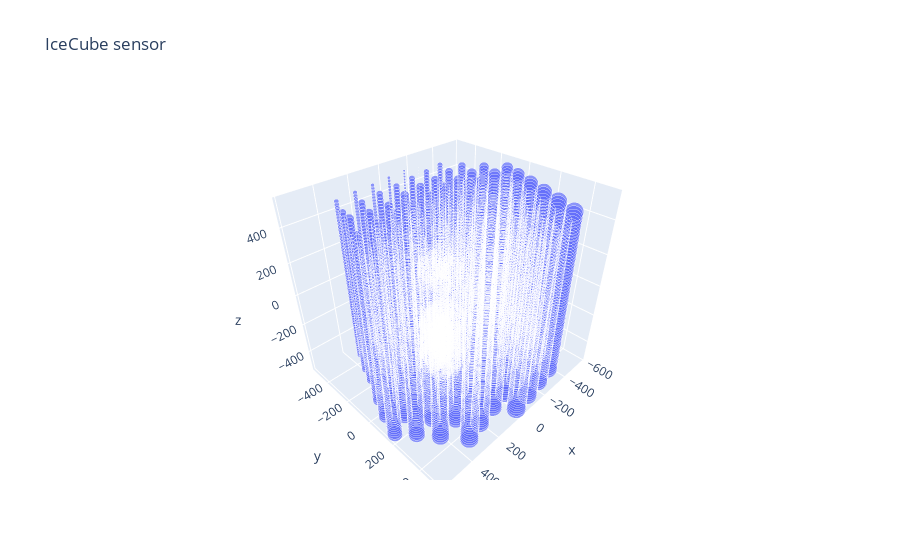

Notebook source saved alongside this figure:
### Markdown cell above
## Sensor map

### Code cell
px.scatter_3d(
    df_sensor.to_pandas(),
    x="x",
    y="y",
    z="z",
    size="sensor_id",
    title="IceCube sensor"
)

### Figure 1 — Plotly figure (JSON) as saved in the notebook; plotly's stock layout.template omitted (floating-point values rounded to 4 significant figures; data arrays with more than 128 entries replaced by an {"elided": "..."} marker saying what was removed)
{"data": [{"hovertemplate": "x=%{x}<br>y=%{y}<br>z=%{z}<br>sensor_id=%{marker.size}<extra></extra>", "legendgroup": "", "marker": {"color": "#636efa", "size": {"elided": "5160 int values"}, "sizemode": "area", "sizeref": 12.9, "symbol": "circle"}, "mode": "markers", "name": "", "scene": "scene", "showlegend": false, "type": "scatter3d", "x": {"elided": "5160 float values"}, "y": {"elided": "5160 float values"}, "z": {"elided": "5160 float values"}}], "layout": {"legend": {"itemsizing": "constant", "tracegroupgap": 0}, "scene": {"domain": {"x": [0, 1], "y": [0, 1]}, "xaxis": {"title": {"text": "x"}}, "yaxis": {"title": {"text": "y"}}, "zaxis": {"title": {"text": "z"}}}, "title": {"text": "IceCube sensor"}}}
